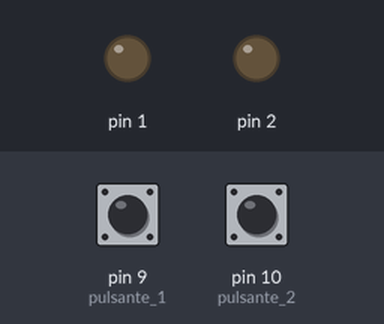
Bench run of a sketch on a simulated Arduino Uno, built with avr-gcc and run on an emulated ATmega328P. Shown: output pins drawn as LEDs (lit = HIGH). The test bench sets the inputs (shaded band); at power-on: pin 9 (pulsante_1) LOW, pin 10 (pulsante_2) LOW.

Above: at 1.2 s.
1.3 s: pin 9 (pulsante_1) pulled HIGH for 0.15 s
At 1.37 s:
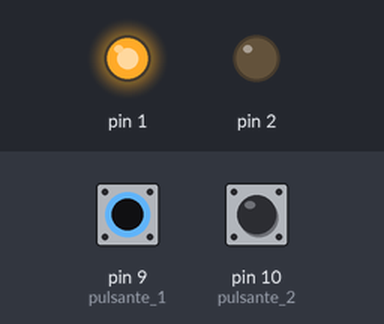
2.9 s: pin 10 (pulsante_2) pulled HIGH for 0.15 s
At 2.97 s:
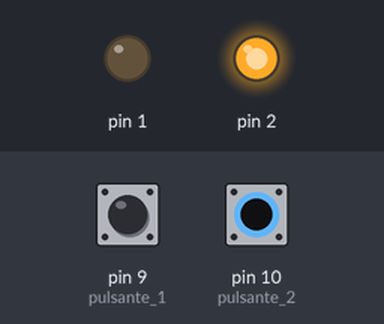
4.5 s: pin 10 (pulsante_2) pulled HIGH for 3.2 s
At 8.8 s:
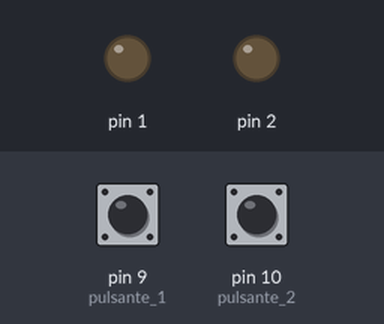
9.2 s: pin 9 (pulsante_1) pulled HIGH for 3.2 s
At 10.0 s:
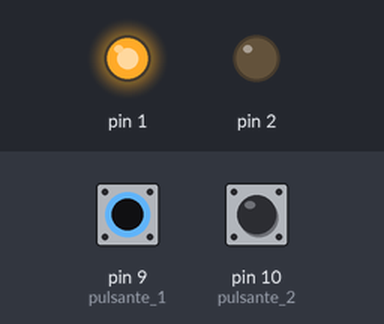
13.9 s: pin 9 (pulsante_1) driven HIGH and pin 10 (pulsante_2) driven HIGH
At 14.7 s:
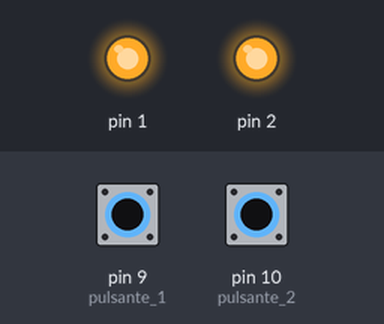
Timing chart, 0 to 16.4 s (numbered marks = the images above; inputs shaded):
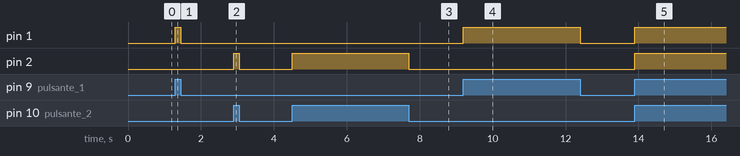

Measured:
- after the input at 1.3 s, pin 1: LOW → HIGH at once, → LOW 0.15 s later
- after the input at 2.9 s, pin 2: LOW → HIGH at once, → LOW 0.15 s later
- after the input at 4.5 s, pin 2: LOW → HIGH at once, → LOW 3.2 s later
- after the input at 9.2 s, pin 1: LOW → HIGH at once, → LOW 3.2 s later
- after the input at 13.9 s, pin 1, pin 2: LOW → HIGH at once

The sketch:

sketch_dec29b.ino
```cpp
void setup() {
  pinMode(1, OUTPUT);
  pinMode(2, OUTPUT);
  pinMode(9, INPUT); // pulsante 1
  pinMode(10, INPUT); // pulsante 2
}

void loop() {
  if(digitalRead(9)==HIGH){
    digitalWrite(1, HIGH);
  }
  else{
    digitalWrite(1, LOW);
  }
  if(digitalRead(10)==HIGH){
    digitalWrite(2, HIGH);
  }
  else{
    digitalWrite(2, LOW);
  }
}
```
